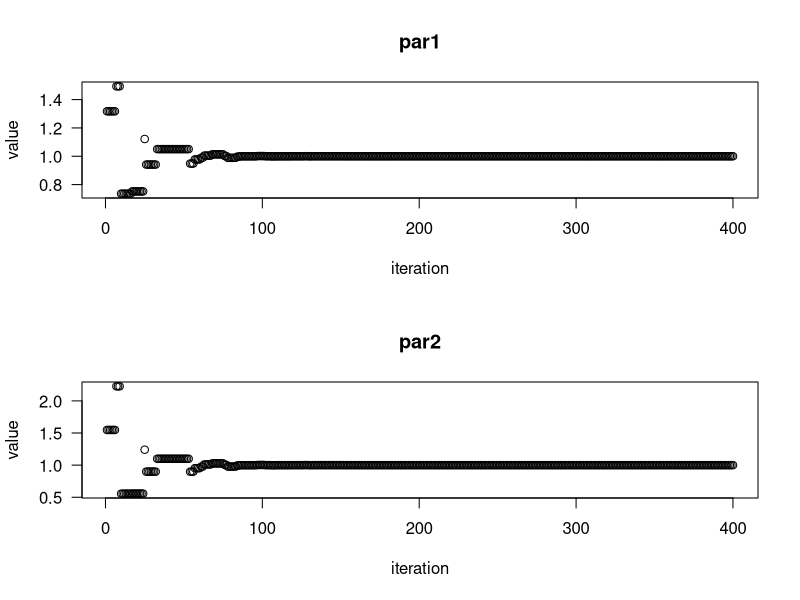
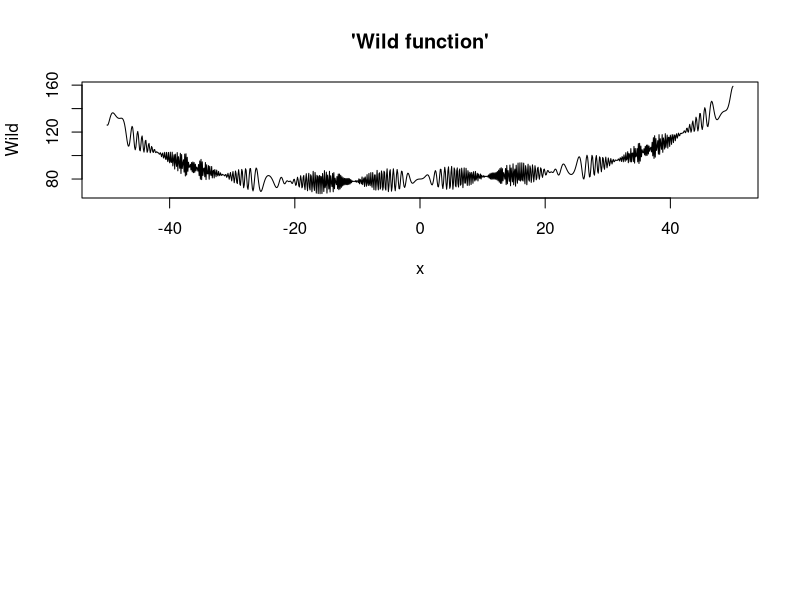
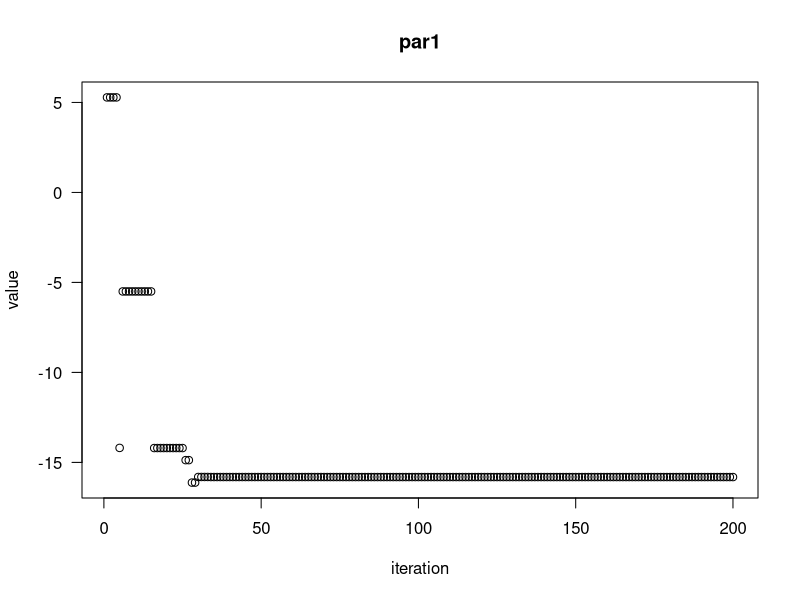

The R script that drew these images, in order:
library(DEoptim)


### Name: DEoptim
### Title: Differential Evolution Optimization
### Aliases: DEoptim
### Keywords: nonlinear optimize

### ** Examples

  ## Rosenbrock Banana function
  ## The function has a global minimum f(x) = 0 at the point (1,1).  
  ## Note that the vector of parameters to be optimized must be the first 
  ## argument of the objective function passed to DEoptim.
  Rosenbrock <- function(x){
    x1 <- x[1]
    x2 <- x[2]
    100 * (x2 - x1 * x1)^2 + (1 - x1)^2
  }

  ## DEoptim searches for minima of the objective function between
  ## lower and upper bounds on each parameter to be optimized. Therefore
  ## in the call to DEoptim we specify vectors that comprise the
  ## lower and upper bounds; these vectors are the same length as the
  ## parameter vector.
  lower <- c(-10,-10)
  upper <- -lower
 
  ## run DEoptim and set a seed first for replicability
  set.seed(1234)
  DEoptim(Rosenbrock, lower, upper)

  ## increase the population size
  DEoptim(Rosenbrock, lower, upper, DEoptim.control(NP = 100))

  ## change other settings and store the output
  outDEoptim <- DEoptim(Rosenbrock, lower, upper, DEoptim.control(NP = 80,
                        itermax = 400, F = 1.2, CR = 0.7))
  
  ## plot the output
  plot(outDEoptim)

  ## 'Wild' function, global minimum at about -15.81515
  Wild <- function(x)
    10 * sin(0.3 * x) * sin(1.3 * x^2) +
       0.00001 * x^4 + 0.2 * x + 80

  plot(Wild, -50, 50, n = 1000, main = "'Wild function'")

  outDEoptim <- DEoptim(Wild, lower = -50, upper = 50,
                        control = DEoptim.control(trace = FALSE))
  
  plot(outDEoptim)

  DEoptim(Wild, lower = -50, upper = 50,
          control = DEoptim.control(NP = 50))
 
  ## The below examples shows how the call to DEoptim can be
  ## parallelized.
  ## Note that if your objective function requires packages to be
  ## loaded or has arguments supplied via \code{...}, these should be
  ## specified using the \code{packages} and \code{parVar} arguments
  ## in control.  
  ## Not run: 
##D  
##D 
##D   Genrose <- function(x) {
##D      ## One generalization of the Rosenbrock banana valley function (n parameters)
##D      n <- length(x)
##D      ## make it take some time ... 
##D      Sys.sleep(.001) 
##D      1.0 + sum (100 * (x[-n]^2 - x[-1])^2 + (x[-1] - 1)^2)
##D   }
##D 
##D   # get some run-time on simple problems
##D   maxIt <- 250                     
##D   n <- 5
##D 
##D   oneCore <- system.time( DEoptim(fn=Genrose, lower=rep(-25, n), upper=rep(25, n),
##D                    control=list(NP=10*n, itermax=maxIt)))
##D 
##D   withParallel <-  system.time( DEoptim(fn=Genrose, lower=rep(-25, n), upper=rep(25, n),
##D                    control=list(NP=10*n, itermax=maxIt, parallelType=1)))
##D 
##D   ## Compare timings 
##D   (oneCore)
##D   (withParallel)
##D  
## End(Not run)
